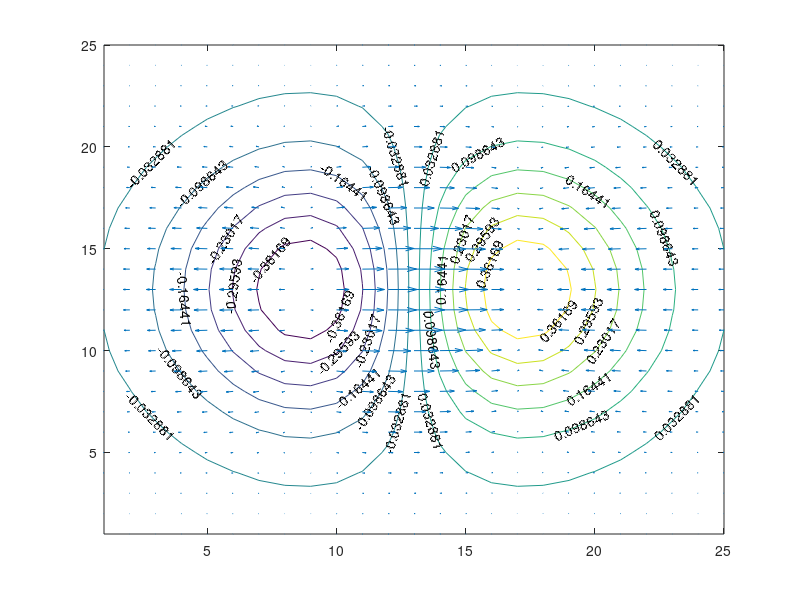

MATLAB code for this plot:
%% 
clc;
clear;
close all
%%
% I=imread('D:\My_Study\MATlab\image_processing\Image\paper\503.jpg');
% I=rgb2gray(I);


x=linspace(-2, 2, 25);
y=linspace(-2, 2, 25);
[xx, yy]=meshgrid(x, y);
zz=xx.*exp(-xx.^2 - yy.^2);
h=contour(zz, 12);
clabel(h);
[dx, dy]=gradient(zz,.2,2);
hold on;
quiver(dx, dy);

% [X,Y]=gradient(I);
% hold on;
% quiver(X,Y);
% hold off
% 
% b=gradient(double(I));
% [ax,ay]=gradient(double(I));
% imshow(b);
% hold on;
% quiver(ax,ay);
% hold off